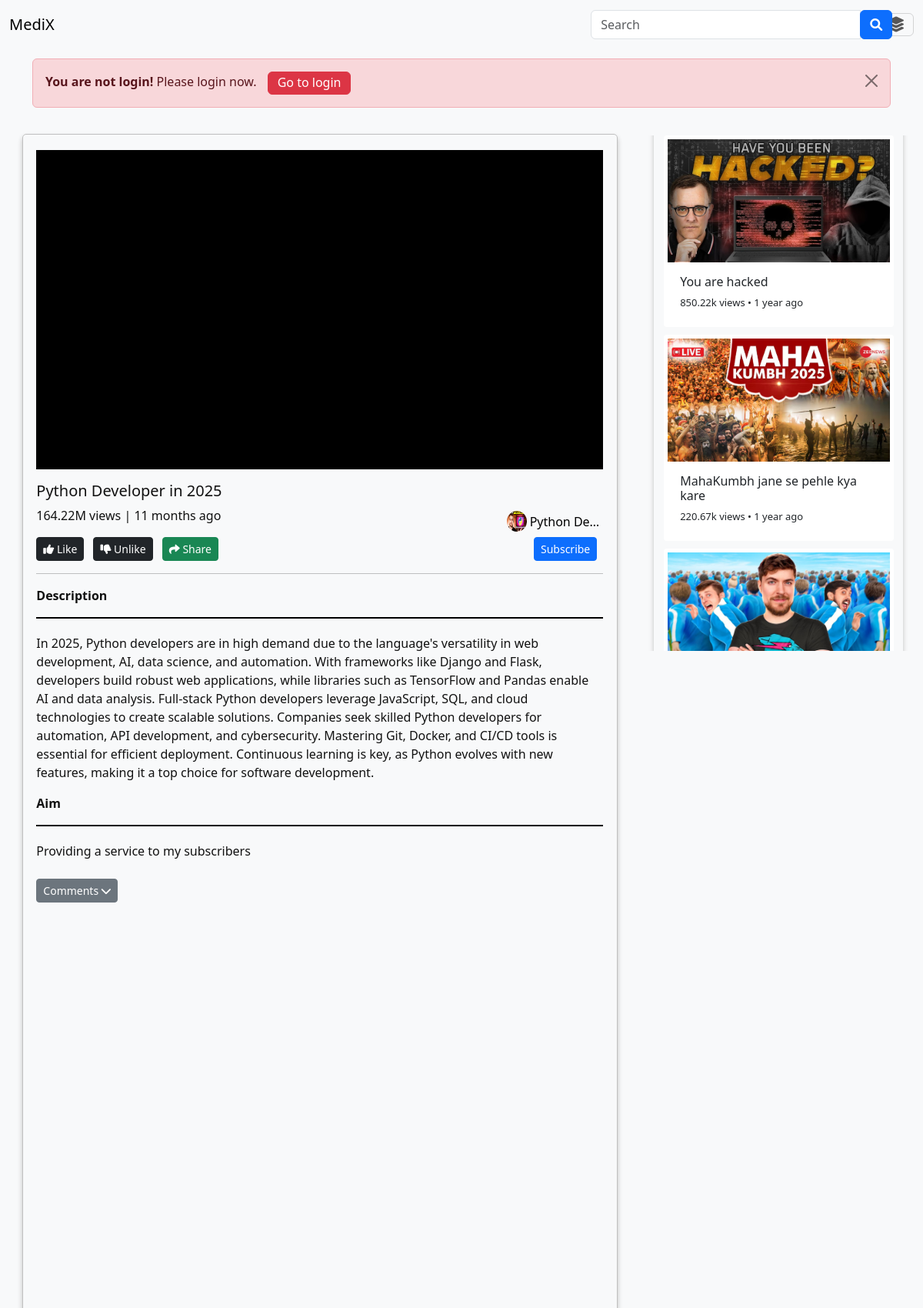
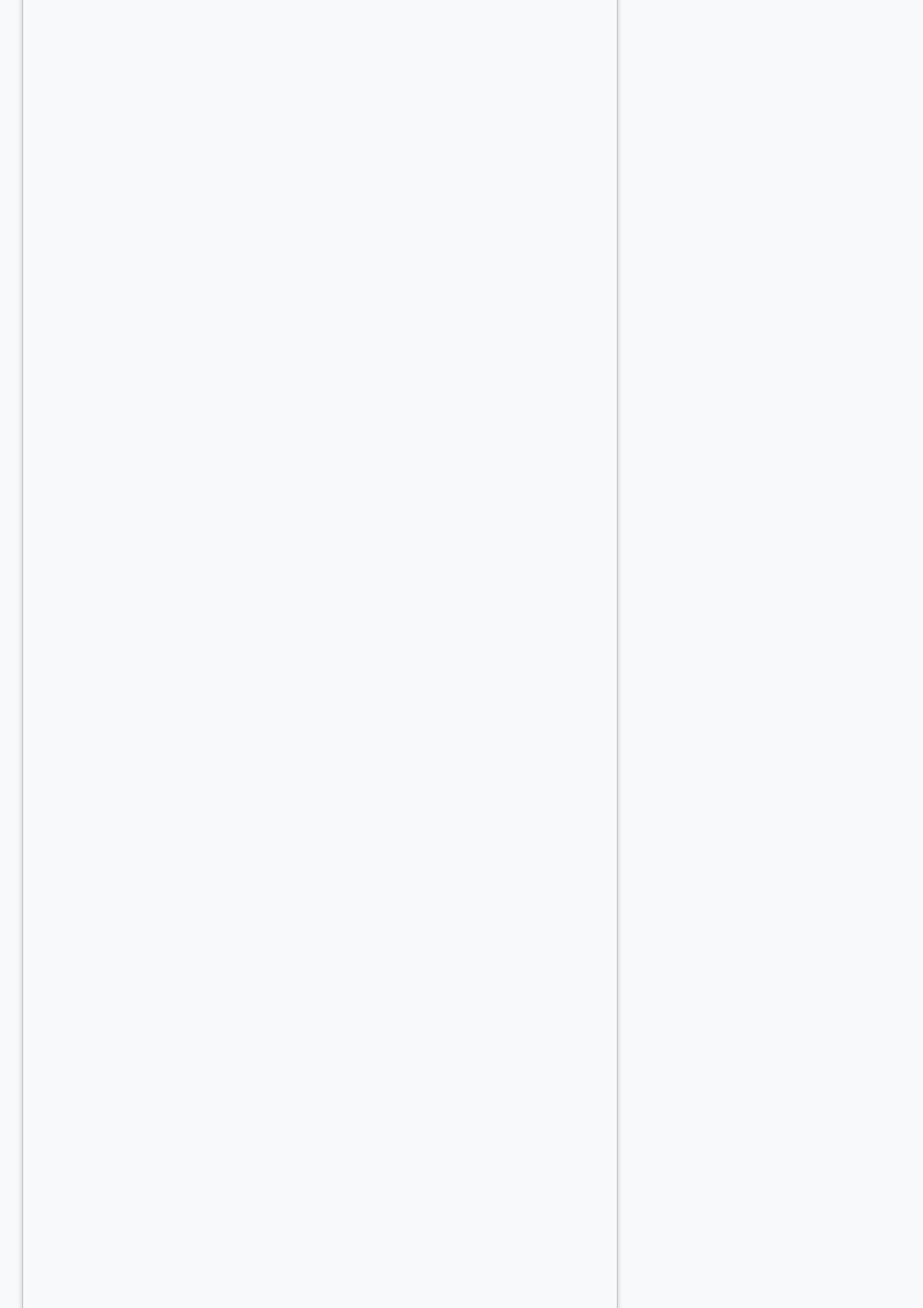
Page /video/Python Developer in 2025/ (upper part) on the committed database (2 pictures, top to bottom).
### videos/models.py (models this page shows, shortened)
class VideoDetails(models.Model):
    video_thumbnail = models.ImageField(upload_to='thum/')
    video_title = models.CharField(max_length=200)
    video_link = models.FileField(upload_to='video/')
    video_description = models.CharField(max_length=5000)
    created_date = models.DateField(default=timezone.now)
    video_aim = models.CharField(max_length=100)
    customer_name = models.CharField(max_length=100)
    view = models.FloatField(default=120.20)

### videos/views.py (the view, shortened to what this page needs)
# urls.py: path('video/<str:video_data>/', views.openVideoPage, name='video_page'),
def openVideoPage(request, video_data=None):
    video = None
    other_videos = VideoDetails.objects.all()
    if video_data:
        if video_data.isdigit():
            video = VideoDetails.objects.filter(id=video_data).first()
        else:
            video = VideoDetails.objects.filter(video_title__icontains=video_data) | \
                    VideoDetails.objects.filter(customer_name__icontains=video_data) | \
                    VideoDetails.objects.filter(video_description__icontains=video_data)
            video = video.first()
    if video:
        other_videos = other_videos.exclude(id=video.id)
    context = {"video": video, "other_videos": other_videos}
    return render(request, 'Open-Video.html', context)

### templates/Open-Video.html (shortened to what this page needs)
{% extends 'base.html' %}
{% block body %}
   {% if not user.is_authenticated %}
   <div class="container mt-3" style="position: relative; top: 60px;">
    <div id="notificationBar" class="alert alert-danger alert-dismissible fade show" role="alert">
        <strong>You are not login!</strong> Please login now. <a class="btn btn-danger" href="#"><span>Go to login</span></a>
        <button type="button" class="btn-close" data-bs-dismiss="alert" aria-label="Close"></button>
    </div>
    </div>
   {% endif %}
   {% if video %}
   <div style="width: 100%;">
    <div class="container mt-5" style="position: relative; top: 30px; width: 70%; float: left;">
      <div class="row">
        <div class="col-md-8" style="width: 95%; margin-left: 2%;">
          <div style="width: 100%; height: 90vh; border: 1px solid rgb(192, 192, 192); border-radius: 5px; box-shadow: 0px 4px 6px rgb(192, 192, 192); padding: 10px;">
            <div style="width: 100%; display: flex; justify-content: center;">
              <div style="width: 98%; margin-top: 10px; max-height: calc(90vh - 20px); overflow-y: auto; scrollbar-width: none; -ms-overflow-style: none;">
                <div class="ratio ratio-16x9" style="border: 1px solid black; box-sizing: border-box; background-color: black;">
                 </div>
                 <h4 class="mt-3" style="font-size: 20px;">{{ video.video_title }}</h4>
                 <p>{{ video.view }}M views | 11 months ago</p>
                 <div class="d-flex justify-content-between align-items-center mt-3" style="position: relative;">
                   <div>
                     <button id="likeBtn" class="btn btn-dark btn-sm me-2" onclick="toggleLike()">
                       <i class="fas fa-thumbs-up"></i> Like
                     </button>
                     <button id="dislikeBtn" class="btn btn-dark btn-sm me-2" onclick="toggleDislike()">
                       <i class="fas fa-thumbs-down"></i> Unlike
                     </button>
                     <button class="btn btn-success btn-sm" onclick="showShareBox()">
                       <i class="fas fa-share"></i> Share
                     </button>
                   </div>
                   <div style="position: absolute; top: -35px; right: 5px; height: 27px;">
                    <img src="/media/{{ video.video_thumbnail }}" alt=".." style="width: 26px; border-radius: 50%; height: 100%;">
                    <span style="color: black; position: relative; top: 2.5px;">{{ video.video_title | truncatechars:10 }}</span>
                   </div>
                   <div>
                     <button id="subscribeBtn" class="btn btn-primary btn-sm me-2" onclick="toggleSubscribe()">Subscribe</button>
                   </div>
                 </div>
                 <hr />
                 <p>
                   <span style="font-weight: 600;">Description</span>
                   <div style="height: 2px; width: 100%; background-color: black; margin-bottom: 20px;"></div>
                   <span>{{ video.video_description }}</span>
                 </p>
                 <p>
                   <span style="font-weight: 600;">Aim</span>
                   <div style="height: 2px; width: 100%; background-color: black; margin-bottom: 20px;"></div>
                   <span>{{ video.video_aim }}</span>
                 </p>
                 <div class="mt-4" style="margin-bottom: 10px;">
                   <button class="btn btn-secondary btn-sm mb-2" onclick="toggleComments()">Comments <i class="fas fa-chevron-down"></i></button>
                 </div>
               </div>
             </div>
           </div>
         </div>
       </div>
     </div>
   </div>
    <div class="suggested-videos">
        <div class="video_side_div" style="position: relative; top: -15px;">
          <div class="video_1">
            {% for i in other_videos %}
            <a href="{% url 'video_page' i.video_title %}" style="text-decoration: none;">
              <div class="card video_div_hover">
                <img src="/media/{{ i.video_thumbnail }}" class="card-img-top" alt="Video Thumbnail" style="border-radius: 0px;">
                <div class="card-body">
                  <h6 class="card-title">{{ i.video_title | truncatechars:60 }}</h6>
                  <p class="card-text" style="font-size: 13px;">{{ i.view }}k views • 1 year ago</p>
                </div>
              </div>
            </a>
            {% endfor %}
          </div>
        </div>
      </div>
  {% endif %}
{% endblock %}

### templates/base.html (shortened to what this page needs)
{% load static %}
<!DOCTYPE html>
<html lang="en">
<head>
    <link
      href="https://cdnjs.cloudflare.com/ajax/libs/font-awesome/6.0.0-beta3/css/all.min.css"
      rel="stylesheet"
    />
    <link
      href="https://cdn.jsdelivr.net/npm/bootstrap@5.3.3/dist/css/bootstrap.min.css"
      rel="stylesheet"
    />
    <link rel="stylesheet" href="../static/css/signup.css">
    <link rel="stylesheet" href="../static/css/newspage.css">
    <link rel="stylesheet" href="../static/css/open_video.css">
</head>
<body>
  <nav class="navbar bg-body-tertiary fixed-top">
    <div class="container-fluid">
      <a class="navbar-brand" href="{% url 'home' %}">MediX</a>
      <div class="col-lg-4 col-md-6 col-sm-12 col" style="position: relative; left: 350px; margin-top: 5px; margin-bottom: 5px;">
        <form action="{% url 'video_search' %}" class="search" method="POST">
            <div class="input-group w-100">
                <input type="text" class="form-control" style="width:60%;" placeholder="Search" name="videoName">
                <div class="input-group-append">
                  <button class="btn btn-primary" type="submit">
                    <i class="fa fa-search"></i>
                  </button>
                </div>
            </div>
        </form>
    </div>
      <button
        class="navbar-toggler"
        type="button"
        data-bs-toggle="offcanvas"
        data-bs-target="#offcanvasNavbar"
        aria-controls="offcanvasNavbar"
        aria-label="Toggle navigation"
      >
        <i class="fa-solid fa-layer-group"></i>
      </button>
    </div>
  </nav>
      {% block body %}
      {% endblock %}
</body>
</html>

### static/css/signup.css (style rules this page uses)
body { background-color: #f8f9fa; padding: 0px; margin: 0px; height: 100vh; }
a { text-decoration: none; color: black; }

### static/css/newspage.css (style rules this page uses)
body { height: 100vh; width: 100%; padding: 0px; margin: 0px; background-color: #f8f9fa; color: #111; }
.card { width: 300px; }

### static/css/open_video.css (style rules this page uses)
body { background-color: #f8f9fa; }

### templates/Open-Video.html (style rules this page uses)
body { background-color: #f8f9fa; width: 100%; height: 100vh; overflow: hidden; }
.video_side_div { width: 90%; margin-left: 10px; border: 5px solid transparent; display: flex; justify-content: center; box-shadow: 0px 4px 6px rgb(192, 192, 192); }
.video_1 { width: 98%; margin-top: 10px; }
.video_div_hover { border: 5px double transparent; }
.btn-danger { margin-left: 10px; height: 30px; }
.btn-danger span { position: relative; top: -5px; }
.d-flex { display: flex; width: 100%; }
.suggested-videos { position: relative; top: 80px; width: 30%; max-height: 670px; overflow-y: auto; scrollbar-width: none; -ms-overflow-style: none; }
.video_div_hover { border-radius: 4px; width: 97%; margin-bottom: 10px; margin-left: 5px; }
.card-img-top { border-radius: 4px; height: 160px; }

### rows in the picture
VideoDetails: video_title "Python Developer in 2025", view "164.22", video_thumbnail (picture), video_title "Python De…", video_description "In 2025, Python developers are in high demand due to the language's versatility in web development, AI, data science, and automation. With frameworks like Django and Flask, developers build robust web applications, while libraries such as TensorFlow and Pandas enable AI and data analysis. Full-stack Python developers leverage JavaScript, SQL, and cloud technologies to create scalable solutions. Companies seek skilled Python developers for automation, API development, and cybersecurity. Mastering Git, Docker, and CI/CD tools is essential for efficient deployment. Continuous learning is key, as Python evolves with new features, making it a top choice for software development.", video_aim "Providing a service to my subscribers"
VideoDetails: video_thumbnail (picture), video_title "You are hacked", view "850.22"
VideoDetails: video_thumbnail (picture), video_title "MahaKumbh jane se pehle kya kare", view "220.67"
VideoDetails: video_thumbnail (picture)
